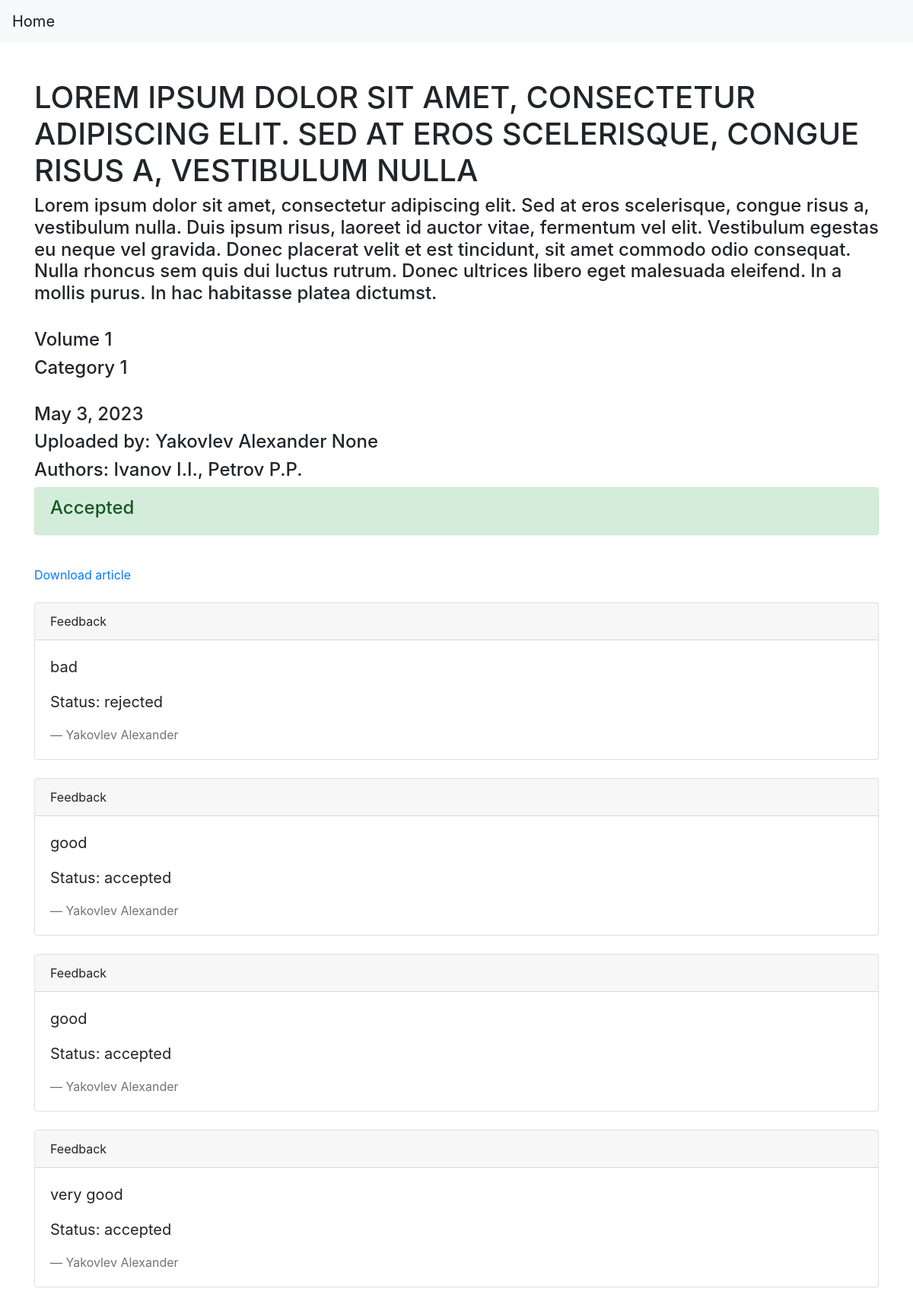
Page /article/4/details on the committed database.
### journal_website/models.py (models this page shows, shortened)
class Article(models.Model):
    name = models.ForeignKey(String, related_name='article_name', on_delete=models.CASCADE)
    short_description = models.ForeignKey(String, related_name='article_short_description', on_delete=models.CASCADE)
    publication_date = models.DateField()
    file_name = models.TextField()
    authors = models.ForeignKey(String, related_name='article_authors', on_delete=models.CASCADE)
    user = models.ForeignKey(User, related_name='article_custom_user', on_delete=models.SET_NULL, null=True)
    volume = models.ForeignKey(Volume, related_name='article_volume', on_delete=models.SET_NULL, null=True)
    category = models.ForeignKey(Category, related_name='article_category', on_delete=models.SET_NULL, null=True)
    DECISIONS = [('accepted', 'Accepted'), ('rejected', 'Rejected'), ('awaiting_decision', 'Awaiting decision')]
    decision = models.CharField(max_length=20, choices=DECISIONS)
    class Meta:
        verbose_name_plural = 'articles'

class String(models.Model):
    russian = models.TextField()
    english = models.TextField(blank=True, null=True)
    def __str__(self):
        return self.english
    class Meta:
        verbose_name_plural = 'strings'

class Volume(models.Model):
    name = models.ForeignKey(String, related_name='volume_name', on_delete=models.CASCADE)
    scientific_publication = models.ForeignKey(ScientificPublication, related_name='volume_scientific_publication', on_delete=models.CASCADE)
    class Meta:
        verbose_name_plural = 'volumes'

class Category(models.Model):
    name = models.ForeignKey(String, related_name='category_name', on_delete=models.CASCADE)
    scientific_specialty = models.ForeignKey(ScientificSpecialty, related_name='category_scientific_specialty', on_delete=models.CASCADE)
    scientific_publication = models.ForeignKey(ScientificPublication, related_name='category_scientific_publication', on_delete=models.CASCADE)
    class Meta:
        verbose_name_plural = 'categories'

class Feedback(models.Model):
    comment = models.TextField()
    article = models.ForeignKey(Article, related_name='feedback_article', on_delete=models.CASCADE)
    publication_date = models.DateField()
    user = models.ForeignKey(User, related_name='feedback_custom_user', on_delete=models.SET_NULL, null=True)
    DECISIONS = [('accepted', 'Accepted'), ('rejected', 'Rejected')]
    decision = models.CharField(max_length=20, choices=DECISIONS)
    class Meta:
        verbose_name_plural = 'feedbacks'

### journal_website/views.py (the view)
# urls.py: path("article/<int:pk_of_article>/details", views.display_article_with_feedbacks, name="article_details"),
def display_article_with_feedbacks(request: WSGIRequest, pk_of_article: int) -> HttpResponse:
	current_article = article.get_article_by_id(pk_of_article)
	if current_article.decision != "accepted" and request.user.is_authenticated == False:
		return HttpResponse("There is no article with such id")
	user_middle_name = user_additional_data.get_middle_name_for_user(current_article.user)
	feedbacks_to_current_article = feedback.get_all_feedbacks_to_article(current_article)
	return render(request, "article/article_details.html", {"current_article": current_article, "feedbacks_to_current_article": feedbacks_to_current_article, "user_middle_name": user_middle_name})

### journal_website/repositories/ArticleRepository.py (called while the page is built)
    def get_article_by_id(self, id: int) -> Article:
        return self.__article_model.objects.get(pk=id)

### journal_website/repositories/FeedbackRepository.py (called while the page is built)
    def get_all_feedbacks_to_article(self, article: Article) -> QuerySet:
        return self.__feedback_model.objects.filter(article=article)

### journal_website/repositories/UserAdditionalDataRepository.py (called while the page is built)
    def get_middle_name_for_user(self, user: SimpleLazyObject) -> str | None:
        user_additional_data = self.__user_additional_data_model.objects.get(user=user)
        return user_additional_data.middle_name

### journal_website/templates/article/article_details.html (shortened to what this page needs)
{% extends 'main/layout.html' %}
{% block body %}
{% load crispy_forms_tags %}
<body>
<nav class="navbar navbar-expand-lg navbar-light bg-light">
    <a class="navbar-brand" href="/">Home</a>
</nav>
<div class="container py-5">
<h1>{{ current_article.name }}</h1>
<h4>{{ current_article.short_description }}</h4>
<br>
<h4>{{ current_article.volume.name }}</h4>
<h4>{{ current_article.category.name }}</h4>
<br>
<h4>{{ current_article.publication_date }}</h4>
<h4>Uploaded by: {{ current_article.user.last_name }} {{ current_article.user.first_name }} {{ user_middle_name }}</h4>
<h4>Authors: {{ current_article.authors }}</h4>
{% if current_article.decision == "accepted" %}
<div class="alert alert-success" role="alert">
{% endif %}
  <h4>{{ current_article.get_decision_display }}</h4>
</div>
<br>
<a href="{% url 'article_download' current_article.pk %}">Download article</a>
<br>
<br>
{% block feedbacks %}
{% for feedback in feedbacks_to_current_article %}
<div class="card">
  <div class="card-header">
    Feedback
  </div>
  <div class="card-body">
    <blockquote class="blockquote mb-0">
      <p>{{ feedback.comment }}</p>
      <p>Status: {{ feedback.decision }}</p>
      <footer class="blockquote-footer">{{ feedback.user.last_name }} {{ feedback.user.first_name }}</footer>
    </blockquote>
  </div>
</div>
<br>
{% endfor %}
{% endblock %}
</div>
</body>
{% endblock %}

### rows in the picture
Article: name "LOREM IPSUM DOLOR SIT AMET, CONSECTETUR ADIPISCING ELIT. SED AT EROS SCELERISQUE, CONGUE RISUS A, VESTIBULUM NULLA", short_description "Lorem ipsum dolor sit amet, consectetur adipiscing elit. Sed at eros scelerisque, congue risus a, vestibulum nulla. Duis ipsum risus, laoreet id auctor vitae, fermentum vel elit. Vestibulum egestas eu neque vel gravida. Donec placerat velit et est tincidunt, sit amet commodo odio consequat. Nulla rhoncus sem quis dui luctus rutrum. Donec ultrices libero eget malesuada eleifend. In a mollis purus. In hac habitasse platea dictumst.", volume.name "Volume 1", category.name "Category 1", publication_date "May 3, 2023", user.last_name "Yakovlev", user.first_name "Alexander", authors "Ivanov I.I., Petrov P.P.", decision "Accepted"
Feedback: comment "bad", decision "rejected", user.last_name "Yakovlev", user.first_name "Alexander"
Feedback: comment "good", decision "accepted", user.last_name "Yakovlev", user.first_name "Alexander"
Feedback: comment "good", decision "accepted", user.last_name "Yakovlev", user.first_name "Alexander"
Feedback: comment "very good", decision "accepted", user.last_name "Yakovlev", user.first_name "Alexander"

### other values in the picture
{{ user_middle_name }} "None"
